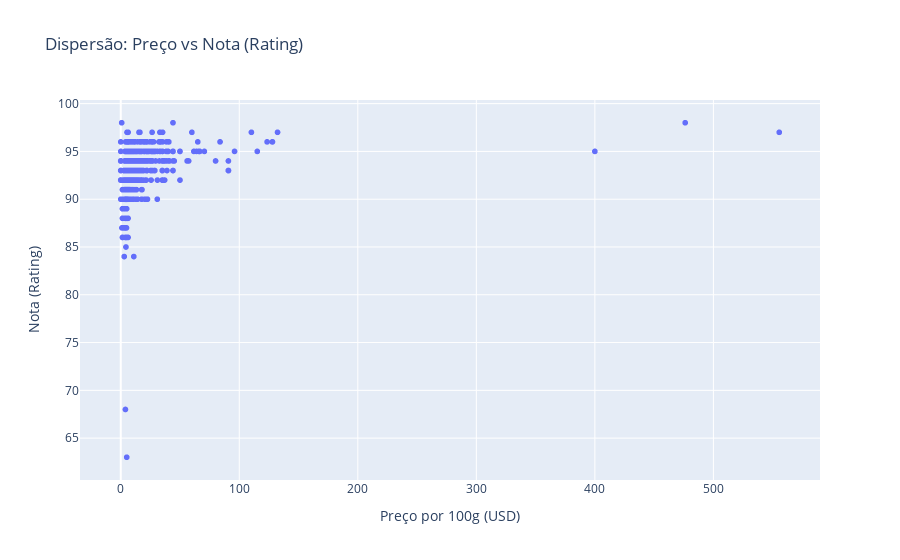

Notebook cell for this chart:
### Code cell
# Criando o gráfico de dispersão preço vs rating
fig_scatter = px.scatter(coffee_raw_df, x='price_per_100g', y='rating', 
                         title='Dispersão: Preço vs Nota (Rating)',
                         labels={'price_per_100g': 'Preço por 100g (USD)', 'rating': 'Nota (Rating)'})
fig_scatter.show()

### Figure 1 — Plotly figure (JSON) as saved in the notebook; plotly's stock layout.template omitted (floating-point values rounded to 4 significant figures; data arrays with more than 128 entries replaced by an {"elided": "..."} marker saying what was removed)
{"data": [{"hovertemplate": "Preço por 100g (USD)=%{x}<br>Nota (Rating)=%{y}<extra></extra>", "legendgroup": "", "marker": {"color": "#636efa", "symbol": "circle"}, "mode": "markers", "name": "", "showlegend": false, "type": "scattergl", "x": {"elided": "1864 float values"}, "xaxis": "x", "y": {"elided": "1864 int values"}, "yaxis": "y"}], "layout": {"legend": {"tracegroupgap": 0}, "title": {"text": "Dispersão: Preço vs Nota (Rating)"}, "xaxis": {"anchor": "y", "domain": [0, 1], "title": {"text": "Preço por 100g (USD)"}}, "yaxis": {"anchor": "x", "domain": [0, 1], "title": {"text": "Nota (Rating)"}}}}
